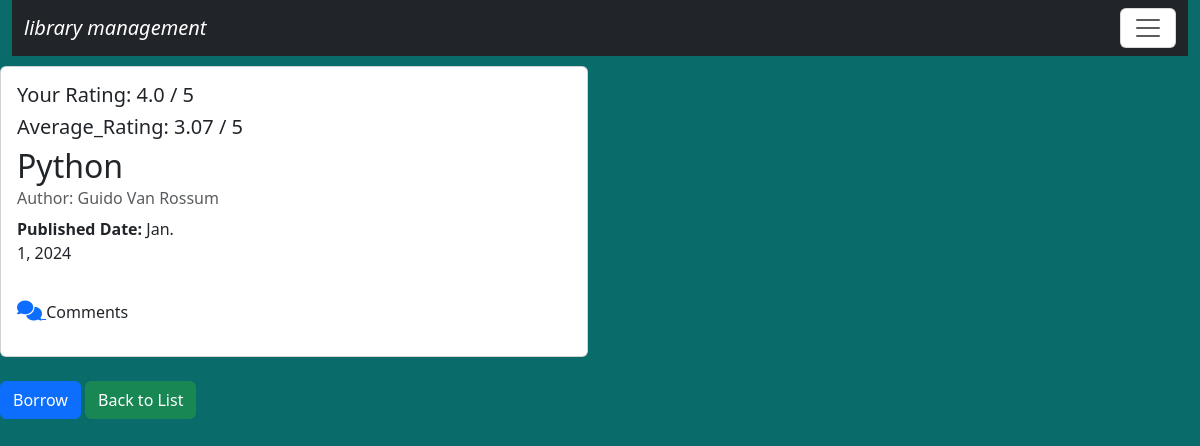
Screenshot of /bookdetail/1/ (signed in) with the database file from the repository.
### library/models.py (models this page shows, shortened)
class Rating(models.Model):
    user = models.ForeignKey(User, on_delete=models.CASCADE)
    book = models.ForeignKey(Book, on_delete=models.CASCADE,related_name='ratings')
    score = models.FloatField(validators=[MinValueValidator(0), MaxValueValidator(5)])

class Book(models.Model):
    book_name=models.CharField(max_length=200)
    authors=models.ManyToManyField(Author)
    publish_year=models.DateField(null=True, blank=True)
    book_cate=models.CharField(max_length=200,null=True, blank=True)
    book_rating=models.FloatField(validators=[MinValueValidator(0),MaxValueValidator(5)],default=0.0)
    total_copies = models.PositiveIntegerField(default=1)
    available_copies = models.PositiveIntegerField(default=1)
    book_sr_no=models.CharField(max_length=10, unique=True)

class Author(models.Model):
    author_name=models.CharField(max_length=70)
    def __str__(self):
        return self.author_name

### library/views.py (the view)
# urls.py: path('bookdetail/<int:pk>/',views.viewbooks,name='viewsbook'),
def viewbooks(request,pk):
    book=Book.objects.get(pk=pk)
    user_rating =Rating.objects.filter(book=book, user=request.user).first()
    user_has_borrowed = book.borrowrecord_set.filter(user=request.user, is_returned=False).exists()
    print(user_has_borrowed)
    borrowed_books_count = BorrowRecord.objects.filter(user=request.user, is_returned=False).values('book').distinct().count()
    user_reached_limit = borrowed_books_count >=5
    if request.method=='POST':
        text=request.POST.get('text')
        if text:
            Comment.objects.create(user=request.user,book=book,text=text)
            return redirect('viewsbook',pk=pk)
    return render(request,'bookdetails.html',{'book':book , 'user_has_borrowed':user_has_borrowed ,'user_reached_limit':user_reached_limit, 'user_rating':user_rating})

### library/templates/bookdetails.html (shortened to what this page needs)
{% extends 'base.html' %}
{% load  static %}
{% block content %}
<div class="col-sm-6" style="margin-top:10px;">
    <div class="card">
        <div class="card-body">
            {% if perms.library.ratebook %}
            {% else %}
            {% if user_rating %}
                <h5>Your Rating: {{ user_rating.score }} / 5</h5>
            {% else %}
                <p>You have not rated this book yet.</p>
            {% endif %}
            {% endif %}
            <h5>Average_Rating: {{ book.book_rating }} / 5</h5>
            <h2 class="card-title">{{ book.book_name }}</h2>
             <h6 class="card-subtitle mb-2 text-muted">
                 Author: {{ book.authors.all|join:", " }}
             </h6>
             <div class="row mb-3">
                 <div class="col-md-4">
                     <p><strong>Published Date:</strong> {{ book.publish_year }}</p>
                     <a href="{% url 'comment' book.id %}">
                         <i class="fa-solid fa-comments" style="font-size:20px; margin-top:20px;"></i>
                     </a>
                     Comments
                 </div>
             </div>
         </div>
     </div>
    <div class="mt-4">
        {% if perms.library.edit_book %}
             <form action="{% url 'editbook' book.pk %}" class="d-inline">
                 {% csrf_token %}
                 <input type="submit" class="btn btn-warning" value="Edit">
             </form>
         {% else %}
            {% if book.available_copies > 0 and not user_has_borrowed and not user_reached_limit %}
                <a href="{% url 'borrow_book' book.id %}" class="btn btn-primary">Borrow</a>
            {% elif user_reached_limit %}
                    <p class="text-danger">You have reached the borrowing limit (5 books).</p>
            {% endif %}
        {% endif %}
         <a href="{% url 'booklist' %}" class="btn btn-success">Back to List</a>
    </div>
 {% endblock content %}

### library/static/css/style.css (style rules this page uses)
body { background-color:rgb(10, 107, 107); color:antiquewhite; }

### rows the page displays
Rating: score "4.0"
Book: book_rating "3.07", book_name "Python", authors.all "Guido Van Rossum", publish_year "Jan. 1, 2024"
